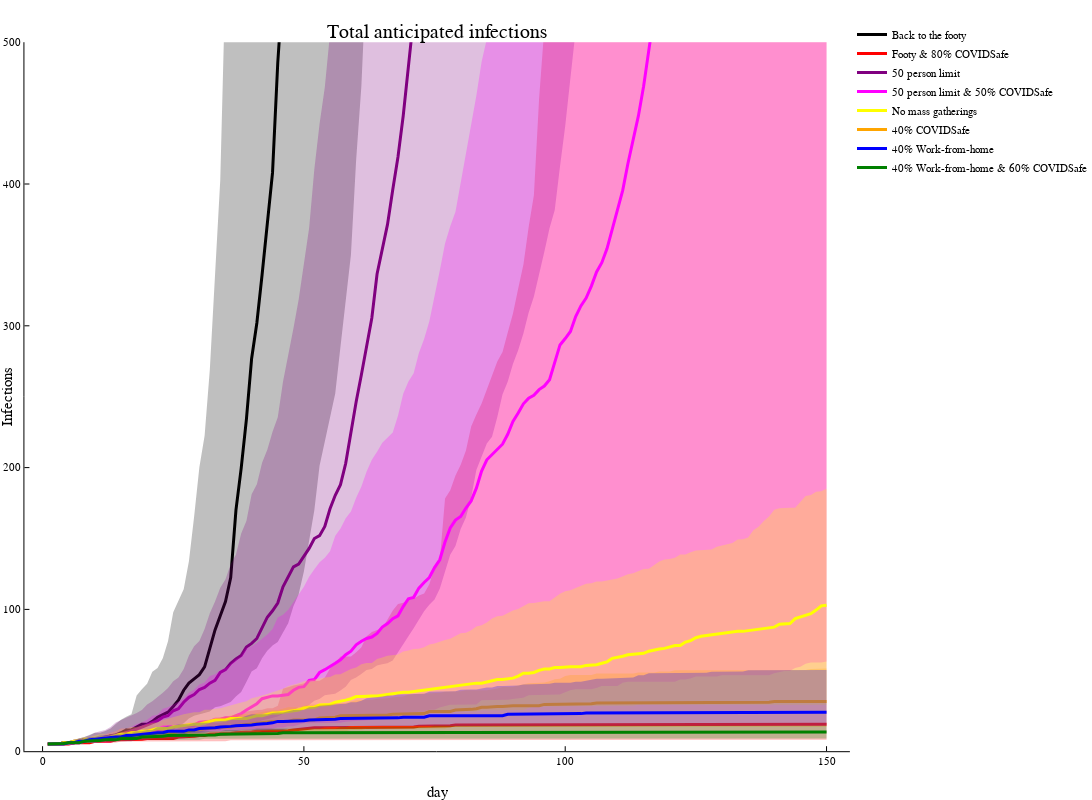

Write notebook code for a chart like this one.
### Code cell
pop=epiparam["pop"]
plot([],title="Total anticipated infections",xlabel="day",ylabel="Infections",ylimit=(0,500),label=false,size=(1600,800))
EpiSim.plotquantiles(pop .- St0,:black,"Back to the footy",0.25)
EpiSim.plotquantiles(pop .- St1,:red,"Footy & 80% COVIDSafe",0.25)
EpiSim.plotquantiles(pop .- St6,:purple,"50 person limit",0.25)
EpiSim.plotquantiles(pop .- St7,:magenta,"50 person limit & 50% COVIDSafe",0.25)
EpiSim.plotquantiles(pop .- St2,:yellow,"No mass gatherings",0.25)
EpiSim.plotquantiles(pop .- St3,:orange,"40% COVIDSafe",0.25)
EpiSim.plotquantiles(pop .- St4,:blue,"40% Work-from-home",0.25)
EpiSim.plotquantiles(pop .- St5,:green,"40% Work-from-home & 60% COVIDSafe",0.25)

### Figure 1 — Plotly figure (JSON) as saved in the notebook; plotly's stock layout.template omitted (floating-point values rounded to 4 significant figures; data arrays with more than 128 entries replaced by an {"elided": "..."} marker saying what was removed)
{"data": [{"colorbar": {"title": ""}, "fill": "tozeroy", "fillcolor": "rgba(0, 0, 0, 0.250)", "legendgroup": "Back to the footy", "line": {"color": "rgba(0, 0, 0, 1.000)", "dash": "solid", "shape": "linear", "width": 0}, "mode": "lines", "name": "Back to the footy", "showlegend": false, "type": "scatter", "x": {"elided": "300 int values"}, "xaxis": "x1", "y": {"elided": "300 float values"}, "yaxis": "y1", "zmax": null, "zmin": null}, {"colorbar": {"title": ""}, "legendgroup": "Back to the footy", "line": {"color": "rgba(0, 0, 0, 1.000)", "dash": "solid", "shape": "linear", "width": 3}, "mode": "lines", "name": "Back to the footy", "showlegend": true, "type": "scatter", "x": {"elided": "150 int values"}, "xaxis": "x1", "y": {"elided": "150 float values"}, "yaxis": "y1", "zmax": null, "zmin": null}, {"colorbar": {"title": ""}, "fill": "tozeroy", "fillcolor": "rgba(255, 0, 0, 0.250)", "legendgroup": "Footy & 80% COVIDSafe", "line": {"color": "rgba(255, 0, 0, 1.000)", "dash": "solid", "shape": "linear", "width": 0}, "mode": "lines", "name": "Footy & 80% COVIDSafe", "showlegend": false, "type": "scatter", "x": {"elided": "300 int values"}, "xaxis": "x1", "y": {"elided": "300 float values"}, "yaxis": "y1", "zmax": null, "zmin": null}, {"colorbar": {"title": ""}, "legendgroup": "Footy & 80% COVIDSafe", "line": {"color": "rgba(255, 0, 0, 1.000)", "dash": "solid", "shape": "linear", "width": 3}, "mode": "lines", "name": "Footy & 80% COVIDSafe", "showlegend": true, "type": "scatter", "x": {"elided": "150 int values"}, "xaxis": "x1", "y": {"elided": "150 float values"}, "yaxis": "y1", "zmax": null, "zmin": null}, {"colorbar": {"title": ""}, "fill": "tozeroy", "fillcolor": "rgba(128, 0, 128, 0.250)", "legendgroup": "50 person limit", "line": {"color": "rgba(128, 0, 128, 1.000)", "dash": "solid", "shape": "linear", "width": 0}, "mode": "lines", "name": "50 person limit", "showlegend": false, "type": "scatter", "x": {"elided": "300 int values"}, "xaxis": "x1", "y": {"elided": "300 float values"}, "yaxis": "y1", "zmax": null, "zmin": null}, {"colorbar": {"title": ""}, "legendgroup": "50 person limit", "line": {"color": "rgba(128, 0, 128, 1.000)", "dash": "solid", "shape": "linear", "width": 3}, "mode": "lines", "name": "50 person limit", "showlegend": true, "type": "scatter", "x": {"elided": "150 int values"}, "xaxis": "x1", "y": {"elided": "150 float values"}, "yaxis": "y1", "zmax": null, "zmin": null}, {"colorbar": {"title": ""}, "fill": "tozeroy", "fillcolor": "rgba(255, 0, 255, 0.250)", "legendgroup": "50 person limit & 50% COVIDSafe", "line": {"color": "rgba(255, 0, 255, 1.000)", "dash": "solid", "shape": "linear", "width": 0}, "mode": "lines", "name": "50 person limit & 50% COVIDSafe", "showlegend": false, "type": "scatter", "x": {"elided": "300 int values"}, "xaxis": "x1", "y": {"elided": "300 float values"}, "yaxis": "y1", "zmax": null, "zmin": null}, {"colorbar": {"title": ""}, "legendgroup": "50 person limit & 50% COVIDSafe", "line": {"color": "rgba(255, 0, 255, 1.000)", "dash": "solid", "shape": "linear", "width": 3}, "mode": "lines", "name": "50 person limit & 50% COVIDSafe", "showlegend": true, "type": "scatter", "x": {"elided": "150 int values"}, "xaxis": "x1", "y": {"elided": "150 float values"}, "yaxis": "y1", "zmax": null, "zmin": null}, {"colorbar": {"title": ""}, "fill": "tozeroy", "fillcolor": "rgba(255, 255, 0, 0.250)", "legendgroup": "No mass gatherings", "line": {"color": "rgba(255, 255, 0, 1.000)", "dash": "solid", "shape": "linear", "width": 0}, "mode": "lines", "name": "No mass gatherings", "showlegend": false, "type": "scatter", "x": {"elided": "300 int values"}, "xaxis": "x1", "y": {"elided": "300 float values"}, "yaxis": "y1", "zmax": null, "zmin": null}, {"colorbar": {"title": ""}, "legendgroup": "No mass gatherings", "line": {"color": "rgba(255, 255, 0, 1.000)", "dash": "solid", "shape": "linear", "width": 3}, "mode": "lines", "name": "No mass gatherings", "showlegend": true, "type": "scatter", "x": {"elided": "150 int values"}, "xaxis": "x1", "y": {"elided": "150 float values"}, "yaxis": "y1", "zmax": null, "zmin": null}, {"colorbar": {"title": ""}, "fill": "tozeroy", "fillcolor": "rgba(255, 165, 0, 0.250)", "legendgroup": "40% COVIDSafe", "line": {"color": "rgba(255, 165, 0, 1.000)", "dash": "solid", "shape": "linear", "width": 0}, "mode": "lines", "name": "40% COVIDSafe", "showlegend": false, "type": "scatter", "x": {"elided": "300 int values"}, "xaxis": "x1", "y": {"elided": "300 float values"}, "yaxis": "y1", "zmax": null, "zmin": null}, {"colorbar": {"title": ""}, "legendgroup": "40% COVIDSafe", "line": {"color": "rgba(255, 165, 0, 1.000)", "dash": "solid", "shape": "linear", "width": 3}, "mode": "lines", "name": "40% COVIDSafe", "showlegend": true, "type": "scatter", "x": {"elided": "150 int values"}, "xaxis": "x1", "y": {"elided": "150 float values"}, "yaxis": "y1", "zmax": null, "zmin": null}, {"colorbar": {"title": ""}, "fill": "tozeroy", "fillcolor": "rgba(0, 0, 255, 0.250)", "legendgroup": "40% Work-from-home", "line": {"color": "rgba(0, 0, 255, 1.000)", "dash": "solid", "shape": "linear", "width": 0}, "mode": "lines", "name": "40% Work-from-home", "showlegend": false, "type": "scatter", "x": {"elided": "300 int values"}, "xaxis": "x1", "y": {"elided": "300 float values"}, "yaxis": "y1", "zmax": null, "zmin": null}, {"colorbar": {"title": ""}, "legendgroup": "40% Work-from-home", "line": {"color": "rgba(0, 0, 255, 1.000)", "dash": "solid", "shape": "linear", "width": 3}, "mode": "lines", "name": "40% Work-from-home", "showlegend": true, "type": "scatter", "x": {"elided": "150 int values"}, "xaxis": "x1", "y": {"elided": "150 float values"}, "yaxis": "y1", "zmax": null, "zmin": null}, {"colorbar": {"title": ""}, "fill": "tozeroy", "fillcolor": "rgba(0, 128, 0, 0.250)", "legendgroup": "40% Work-from-home & 60% COVIDSafe", "line": {"color": "rgba(0, 128, 0, 1.000)", "dash": "solid", "shape": "linear", "width": 0}, "mode": "lines", "name": "40% Work-from-home & 60% COVIDSafe", "showlegend": false, "type": "scatter", "x": {"elided": "300 int values"}, "xaxis": "x1", "y": {"elided": "300 float values"}, "yaxis": "y1", "zmax": null, "zmin": null}, {"colorbar": {"title": ""}, "legendgroup": "40% Work-from-home & 60% COVIDSafe", "line": {"color": "rgba(0, 128, 0, 1.000)", "dash": "solid", "shape": "linear", "width": 3}, "mode": "lines", "name": "40% Work-from-home & 60% COVIDSafe", "showlegend": true, "type": "scatter", "x": {"elided": "150 int values"}, "xaxis": "x1", "y": {"elided": "150 float values"}, "yaxis": "y1", "zmax": null, "zmin": null}], "layout": {"annotations": [{"font": {"color": "rgba(0, 0, 0, 1.000)", "family": "sans-serif", "size": 20}, "rotation": 0, "showarrow": false, "text": "Total anticipated infections", "x": 0.5131, "xanchor": "center", "xref": "paper", "y": 1, "yanchor": "top", "yref": "paper"}], "height": 800, "legend": {"bgcolor": "rgba(255, 255, 255, 1.000)", "bordercolor": "rgba(0, 0, 0, 1.000)", "font": {"color": "rgba(0, 0, 0, 1.000)", "family": "sans-serif", "size": 11}, "tracegroupgap": 0, "x": 1, "y": 1}, "margin": {"b": 20, "l": 0, "r": 0, "t": 20}, "paper_bgcolor": "rgba(255, 255, 255, 1.000)", "plot_bgcolor": "rgba(255, 255, 255, 1.000)", "showlegend": true, "width": 1600, "xaxis": {"anchor": "y1", "domain": [0.02868, 0.9975], "gridcolor": "rgba(0, 0, 0, 0.100)", "gridwidth": 0.5, "linecolor": "rgba(0, 0, 0, 1.000)", "mirror": false, "range": [-3.47, 154.5], "showgrid": false, "showline": true, "showticklabels": true, "tickangle": 0, "tickcolor": "rgb(0, 0, 0)", "tickfont": {"color": "rgba(0, 0, 0, 1.000)", "family": "sans-serif", "size": 11}, "tickmode": "array", "ticks": "inside", "ticktext": ["0", "50", "100", "150"], "tickvals": [0, 50, 100, 150], "title": "day", "titlefont": {"color": "rgba(0, 0, 0, 1.000)", "family": "sans-serif", "size": 15}, "type": "-", "visible": true, "zeroline": false, "zerolinecolor": "rgba(0, 0, 0, 1.000)"}, "yaxis": {"anchor": "x1", "domain": [0.03791, 0.9708], "gridcolor": "rgba(0, 0, 0, 0.100)", "gridwidth": 0.5, "linecolor": "rgba(0, 0, 0, 1.000)", "mirror": false, "range": [0, 500], "showgrid": false, "showline": true, "showticklabels": true, "tickangle": 0, "tickcolor": "rgb(0, 0, 0)", "tickfont": {"color": "rgba(0, 0, 0, 1.000)", "family": "sans-serif", "size": 11}, "tickmode": "array", "ticks": "inside", "ticktext": ["0", "100", "200", "300", "400", "500"], "tickvals": [0, 100, 200, 300, 400, 500], "title": "Infections", "titlefont": {"color": "rgba(0, 0, 0, 1.000)", "family": "sans-serif", "size": 15}, "type": "-", "visible": true, "zeroline": false, "zerolinecolor": "rgba(0, 0, 0, 1.000)"}}}
